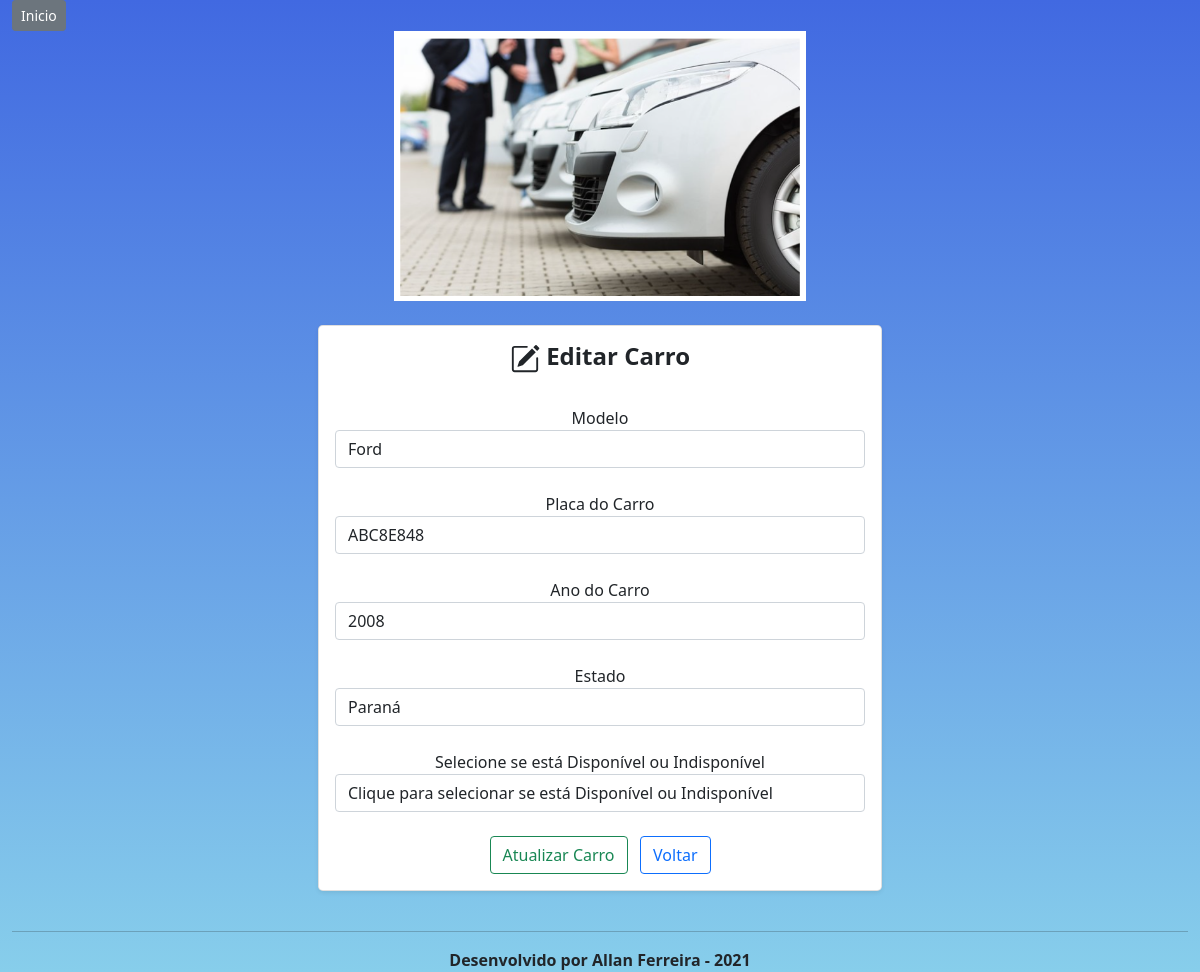
/edita.php?id=1, run on the app's committed database.
### tables this page shows
CREATE TABLE `cadastro_carro` (
  `id` int(11) NOT NULL,
  `modelo` varchar(20) NOT NULL,
  `placa` varchar(20) NOT NULL,
  `ano` int(10) NOT NULL,
  `estado` varchar(20) NOT NULL,
  `manutencao` varchar(20) NOT NULL,
  `data_inicio` datetime NOT NULL,
  `data_final` datetime NOT NULL
);

### edita.php (the view, shortened to what this page needs)
<!DOCTYPE html>
<html lang="pt-br">
    <head>
        <link href="https://cdn.jsdelivr.net/npm/bootstrap@5.0.2/dist/css/bootstrap.min.css" rel="stylesheet">
    </head>
    <body>
        <div class="container-fluid" style="background-image: linear-gradient(#4169E1, #87CEEB)">
        <div>
            <a href="index.php" button type="submit" class="btn btn-secondary btn-sm">Inicio</button></a>
        </div>
        <header>
            <center><img src="imagem/carro.png" width="35%" height="30%"/></center>
            </header>
        <div class="container-fluid">
            <section>
                <br/>
                <div class="row justify-content-center row-cols-2 row-cols-md-2 mb-3 text-center">
                    <div class="col">
                        <div class="card mb-4 rounded-3 shadow-sm">
                            <div class="card-hearder py-3">
                                <h4 class="my-0 fw-normal"><b>Editar Carro</b></h4>
                                </div>
                                    <div class="card-body">
                                <?php
                                    include 'conecta.php';
                                    $id = $_GET['id'];
                                    $sql = "SELECT * FROM cadastro_carro WHERE id = $id";
                                    $query = $conn->query($sql);
                                    while($dados = $query->fetch_assoc()){
                                        $modelo = $dados['modelo'];
                                        $placa = $dados['placa'];
                                        $ano = $dados['ano'];
                                        $estado = $dados['estado'];
                                    }
                                ?>
                            <form action="editar.php?id=<?php echo $id; ?>" method="POST">
                                <div class="form-group">
                                    <label>Modelo</label>
                                    <input type="text" class="form-control" name="modelo" placeholder="Insira o Modelo" value="<?php echo $modelo; ?>" required/>
                                    <br/>
                                    <label>Placa do Carro</label>
                                    <input type="placa" class="form-control" name="placa" placeholder="Insira a placa do carro" value="<?php echo $placa; ?>" required/>
                                    <br/>
                                    <label>Ano do Carro</label>
                                    <input type="number" class="form-control" name="ano" placeholder="Insira o ano do carro" value="<?php echo $ano; ?>" required/>
                                    <br/>
                                    <label>Estado</label>
                                    <input type="text" class="form-control" name="estado" placeholder="Insira o estado" value="<?php echo $estado; ?>" required/>
                                    <br/>
                                    <label>Selecione se está Disponível ou Indisponível</label>
                                        <select name="manutencao" class="form-control">
                                            <option hidden selected>Clique para selecionar se está Disponível ou Indisponível</option>
                                        </select>
                                    <br/>
                                    <button type="submit" class="btn btn-outline-success">Atualizar Carro</button>&nbsp;&nbsp;&nbsp;<a class="btn btn-outline-primary" href="cadastro.php" role="button">Voltar</a>
                                </form>
                                </div>
                            </div>
                        </div>
                    </div>
                </div>
        </div>
        <footer>
            <hr/>
            <center><b>Desenvolvido por Allan Ferreira - 2021</b></center>
        </footer>
    </body>
</html>

### data on the page
cadastro_carro: modelo "Ford", placa "ABC8E848", ano "2008", estado "Paraná"
